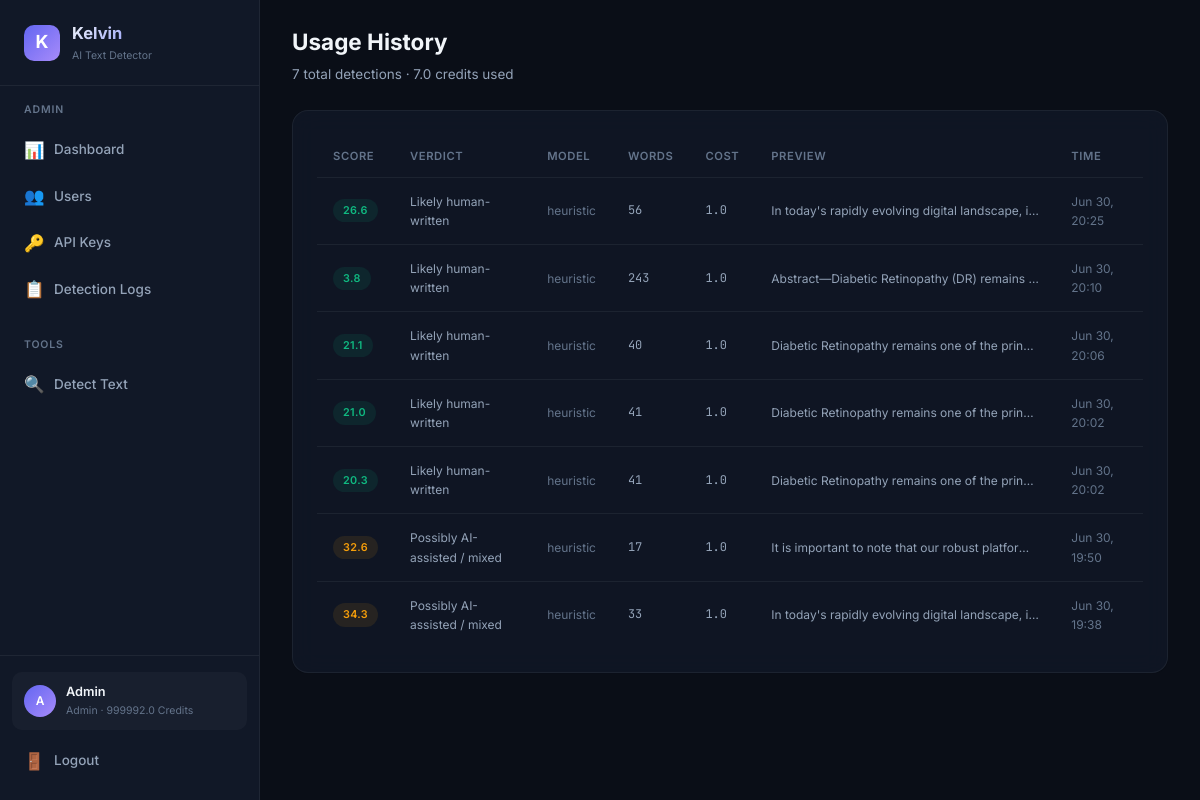
The app's page /dashboard/usage (signed in), older data.
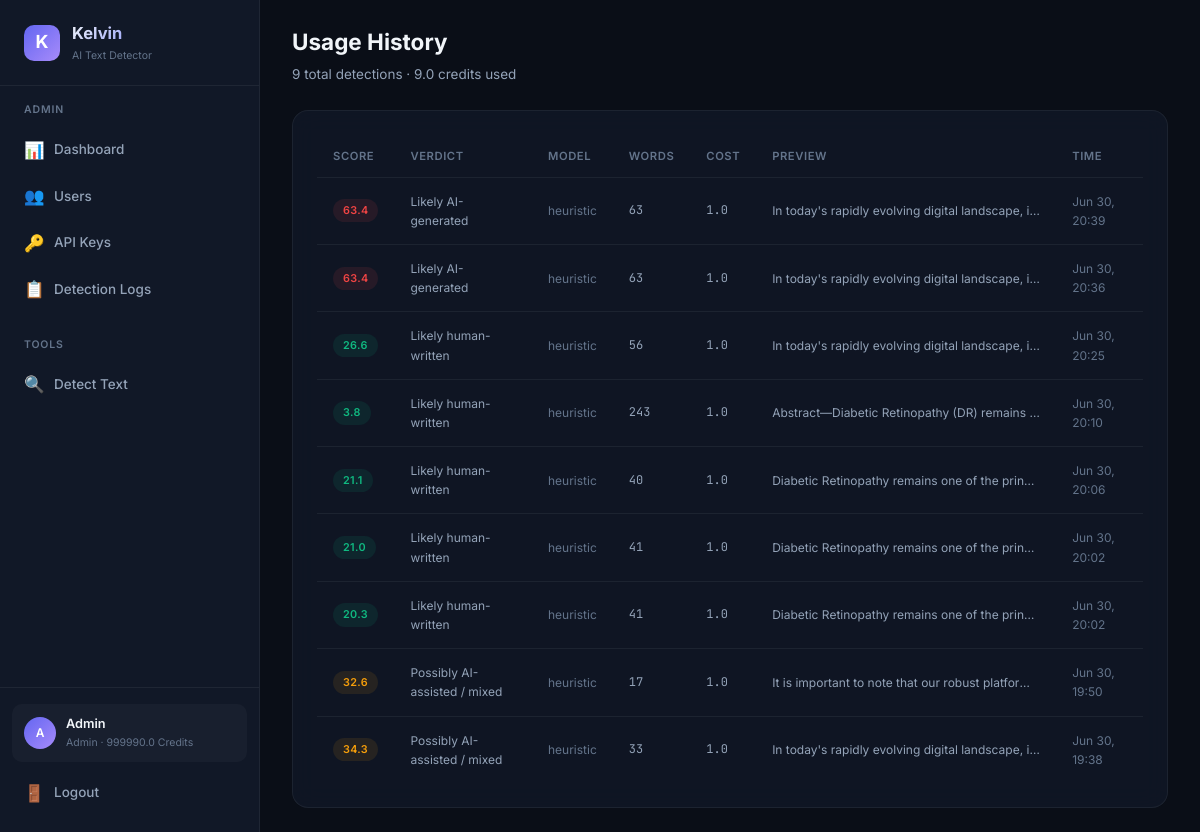
The same page, newer data.
### database.py (models this page shows, shortened)
class User(Base):
    __tablename__ = "users"
    id = Column(Integer, primary_key=True, autoincrement=True)
    email = Column(String(255), unique=True, nullable=False, index=True)
    password_hash = Column(String(255), nullable=False)
    display_name = Column(String(100), nullable=False)
    role = Column(String(20), nullable=False, default="user")  # "admin" or "user"
    balance = Column(Float, nullable=False, default=100.0)
    is_active = Column(Boolean, nullable=False, default=True)
    created_at = Column(DateTime, nullable=False, default=datetime.utcnow)
    api_keys = relationship("APIKeyRecord", back_populates="user", lazy="dynamic")
    detection_logs = relationship("DetectionLog", back_populates="user", lazy="dynamic")
    transactions = relationship("BalanceTransaction", back_populates="user", lazy="dynamic")

class DetectionLog(Base):
    __tablename__ = "detection_logs"
    id = Column(Integer, primary_key=True, autoincrement=True)
    user_id = Column(Integer, ForeignKey("users.id"), nullable=False, index=True)
    api_key_id = Column(Integer, ForeignKey("api_keys.id"), nullable=True)
    input_text = Column(Text, nullable=False)
    output_json = Column(Text, nullable=False)  # JSON string
    score = Column(Float, nullable=True)
    verdict = Column(String(50), nullable=True)
    model_used = Column(String(30), nullable=True)
    cost = Column(Float, nullable=False, default=1.0)
    word_count = Column(Integer, nullable=True)
    ip_address = Column(String(45), nullable=True)
    created_at = Column(DateTime, nullable=False, default=datetime.utcnow)
    user = relationship("User", back_populates="detection_logs")
    api_key = relationship("APIKeyRecord", back_populates="detection_logs")
    __table_args__ = (
        Index("idx_logs_user_created", "user_id", "created_at"),
    )

### detect-ai.py (the view)
@app.get("/dashboard/usage", response_class=HTMLResponse)
async def user_usage_page(request: Request, db: Session = Depends(get_db_session)):
    user = _require_web_user(request, db)
    logs = db.query(DetectionLog).filter(DetectionLog.user_id == user.id).order_by(desc(DetectionLog.created_at)).limit(100).all()
    total = db.query(func.count(DetectionLog.id)).filter(DetectionLog.user_id == user.id).scalar()
    total_cost = db.query(func.sum(DetectionLog.cost)).filter(DetectionLog.user_id == user.id).scalar() or 0
    return _render(request, db, "user/usage.html", logs=logs, total=total, total_cost=total_cost)

### templates/user/usage.html (shortened to what this page needs)
{% extends "base.html" %}
{% set active_page = 'user-usage' %}
{% block page_header %}
<div class="page-header">
    <h2>Usage History</h2>
    <p>{{ total }} total detections · {{ total_cost | round(1) }} credits used</p>
</div>
{% endblock %}
{% block content %}
<div class="card">
    {% if logs %}
    <div class="table-container">
        <table>
            <thead>
                <tr>
                    <th>Score</th>
                    <th>Verdict</th>
                    <th>Model</th>
                    <th>Words</th>
                    <th>Cost</th>
                    <th>Preview</th>
                    <th>Time</th>
                </tr>
            </thead>
            <tbody>
                {% for log in logs %}
                <tr>
                    <td>
                        <span class="badge {% if log.score and log.score >= 60 %}badge-red{% elif log.score and log.score >= 30 %}badge-yellow{% else %}badge-green{% endif %}">
                            {{ log.score | round(1) if log.score else '—' }}
                        </span>
                    </td>
                    <td class="text-sm">{{ log.verdict or '—' }}</td>
                    <td class="text-sm text-muted">{{ log.model_used or '—' }}</td>
                    <td class="text-mono text-sm">{{ log.word_count or '—' }}</td>
                    <td class="text-mono text-sm">{{ log.cost }}</td>
                    <td class="truncate text-sm">{{ log.input_text[:80] }}{% if log.input_text|length > 80 %}...{% endif %}</td>
                    <td class="text-sm text-muted">{{ log.created_at.strftime('%b %d, %H:%M') if log.created_at else '—' }}</td>
                </tr>
                {% endfor %}
            </tbody>
        </table>
    </div>
    {% else %}
    <div class="empty-state">
        <div class="empty-icon">📈</div>
        <h3>No usage yet</h3>
        <p>Your detection history will appear here.</p>
    </div>
    {% endif %}
</div>
{% endblock %}

### templates/base.html (shortened to what this page needs)
<!DOCTYPE html>
<html lang="en">
<head>
    <link rel="stylesheet" href="/static/css/style.css?v=3">
</head>
<body>
    {% block body %}
    <div class="app-layout">
        <aside class="sidebar">
            <div class="sidebar-brand">
                <div class="brand-icon">K</div>
                <div>
                    <h1>Kelvin</h1>
                    <div class="brand-version">AI Text Detector</div>
                </div>
            </div>
            <nav class="sidebar-nav">
                {% if user and user.role == 'admin' %}
                <div class="nav-section">
                    <div class="nav-section-title">Admin</div>
                    <a href="/admin/dashboard" class="nav-link {% if active_page == 'admin-dashboard' %}active{% endif %}">
                        <span class="nav-icon">📊</span> Dashboard
                    </a>
                    <a href="/admin/users" class="nav-link {% if active_page == 'admin-users' %}active{% endif %}">
                        <span class="nav-icon">👥</span> Users
                    </a>
                    <a href="/admin/keys" class="nav-link {% if active_page == 'admin-keys' %}active{% endif %}">
                        <span class="nav-icon">🔑</span> API Keys
                    </a>
                    <a href="/admin/logs" class="nav-link {% if active_page == 'admin-logs' %}active{% endif %}">
                        <span class="nav-icon">📋</span> Detection Logs
                    </a>
                </div>
                <div class="nav-section">
                    <div class="nav-section-title">Tools</div>
                    <a href="/dashboard/detect" class="nav-link {% if active_page == 'detect' %}active{% endif %}">
                        <span class="nav-icon">🔍</span> Detect Text
                    </a>
                </div>
                {% endif %}
            </nav>
            {% if user %}
            <div class="sidebar-footer">
                <div class="sidebar-user">
                    <div class="user-avatar">{{ user.display_name[0] | upper }}</div>
                    <div class="user-info">
                        <div class="user-name">{{ user.display_name }}</div>
                        <div class="user-role">{{ user.role }} · {{ user.balance | round(1) }} credits</div>
                    </div>
                </div>
                <a href="/logout" class="nav-link" style="margin-top: 8px;">
                    <span class="nav-icon">🚪</span> Logout
                </a>
            </div>
            {% endif %}
        </aside>
        <main class="main-content">
            {% block page_header %}{% endblock %}
            <div class="page-body">
                {% block content %}{% endblock %}
            </div>
        </main>
    </div>
    {% endblock %}
</body>
</html>

Row changes from the older to the newer data that the page shows:
changed User "Admin": balance "999992.0" → "999990.0"
added DetectionLog: score "63.4", verdict "Likely AI-generated", model_used "heuristic", word_count "63", cost "1.0", input_text "In today's rapidly evolving digital landscape, i…", created_at "Jun 30, 20:39"
added DetectionLog: score "63.4", verdict "Likely AI-generated", model_used "heuristic", word_count "63", cost "1.0", input_text "In today's rapidly evolving digital landscape, i…", created_at "Jun 30, 20:36"
Text that changed along with them:
{{ total }}: "7" → "9"
{{ total_cost | round(1) }}: "7.0" → "9.0"
